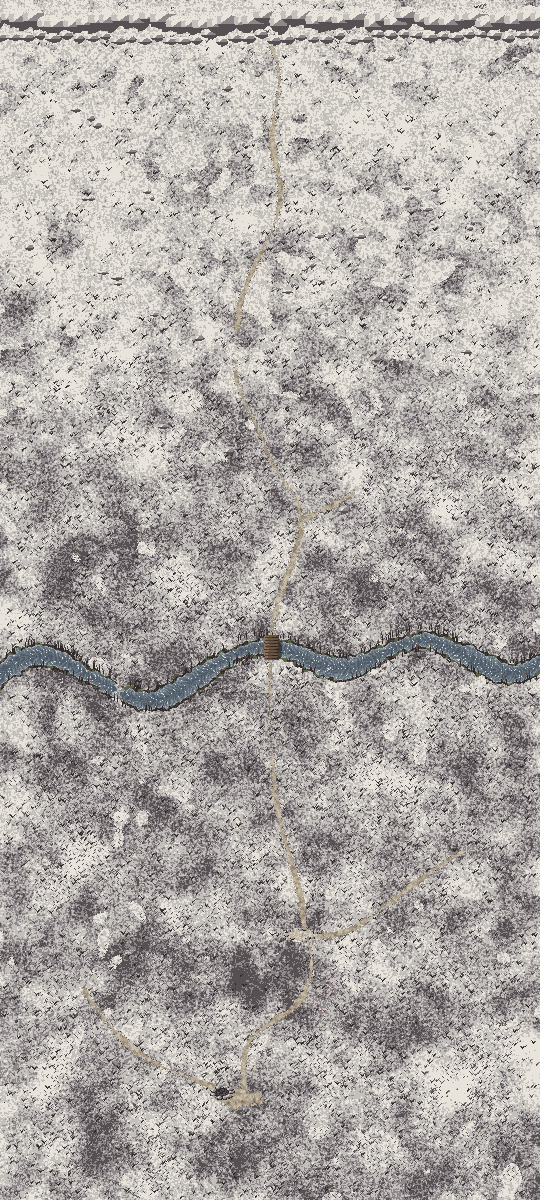
#> input picture assets/world/ground.png, 540 x 1200 px, found by its file name
$ python plan_north.py ../../../assets/world/ground.png ../../../assets/world/flowers.png
#> lines starting #> are read from the running program, lines starting #| are printed output that depends on the picture; after the words box and inside, x2 and y2 are one past the last pixel; in counts of white or black regions, pixels touching at a corner belong together
#!/usr/bin/env python3
"""Plan sketch of the north (Yukimine-toge) for the approval page: the new band above today's world (north
coordinates y 0..HN, today's y 0 = HN) with today's top edge rendered for real underneath.
python3 plan_north.py WORLD_DIR out.png"""
import os
import subprocess
import sys

import numpy as np
from PIL import Image, ImageDraw, ImageFont
from scipy import ndimage as ndi
from scipy.interpolate import splprep, splev

HN = 1200                     # rows the world grows upward
W = 1800
SHOW = 600                    # rows of today's world shown under the plan
S = 0.6                       # output scale

PLACES = {                    # number: (x, y in north coordinates, label)
    1: (275, 1170, 'Felstor'),
    2: (620, 980, 'Nadelwald'),
    3: (330, 860, 'Holzfällerhütte'),
    4: (130, 640, 'Höhle'),
    5: (560, 560, 'Schlucht mit Steg'),
    6: (520, 330, 'Serpentinen'),
    7: (800, 400, 'Aussicht'),
    8: (470, 110, 'Pass'),
    9: (1250, 650, 'Bergsee + Wasserfall'),
    10: (1320, 1050, 'Flussweg'),
}
TRAILS = {
    'kogarashi': [(275, 1200), (282, 1150), (262, 1060), (300, 960), (330, 900)],
    'hoehle': [(300, 830), (240, 760), (170, 700), (140, 660)],
    'schlucht': [(360, 820), (430, 740), (470, 660), (540, 600), (560, 560)],
    'serpentine': [(560, 540), (640, 500), (560, 450), (450, 420), (540, 360), (640, 320), (560, 260),
                   (460, 230), (520, 170), (470, 110)],
    'aussicht': [(640, 500), (720, 470), (800, 420)],
    'see': [(800, 420), (900, 470), (1010, 560), (1120, 640), (1190, 700)],
    'fluss': [(1290, 760), (1330, 900), (1310, 1050), (1350, 1200), (1340, 1500), (1340, 1820)],
}


def curve(pts, n=200):
    p = np.array(pts, float).T
    tck, _ = splprep(p, s=0, k=min(3, len(pts) - 1))
    return np.array(splev(np.linspace(0, 1, n), tck)).T


def noise(h, w, scale, seed):
    r = np.random.default_rng(seed).random((h // 8 + 2, w // 8 + 2))
    n = ndi.zoom(ndi.gaussian_filter(r, scale / 8), 8, order=1)[:h, :w]
    return (n - n.mean()) / (n.std() + 1e-6)


def blob(cx, cy, rx, ry, wob, seed):
    yy, xx = np.mgrid[0:HN, 0:W]
    n = noise(HN, W, 40, seed)
    return ((xx - cx) / rx) ** 2 + ((yy - cy) / ry) ** 2 < 1 + wob * n


def today(d):
    """Today's top rows as they look in the game: ground, flowers, every standing thing (frame 0)."""
    import json
    g = np.array(Image.open(os.path.join(d, 'ground.png')).convert('RGB'))[:SHOW, :W]
    fl = np.array(Image.open(os.path.join(d, 'flowers.png')).convert('RGBA'))[:SHOW, :W]
    m = fl[..., 3] > 0
    g[m] = fl[m][:, :3]
    pil = Image.fromarray(g)
    w = json.load(open(os.path.join(d, 'world.json')))
    root = os.path.join(os.path.dirname(__file__), '..', '..', '..', 'assets', 'world', 'sprites')
    for s in sorted(w['sprites'], key=lambda s: s['foot']):
        if s['y'] > SHOW:
            continue
        p = os.path.join(root, s['name'] + '.png')
        if os.path.exists(p):
            a = Image.open(p).convert('RGBA').crop((0, 0, s['w'], s['h']))
            pil.alpha_composite(a, (s['x'], s['y'])) if pil.mode == 'RGBA' else None
            if pil.mode != 'RGBA':
                pil = pil.convert('RGBA')
                pil.alpha_composite(a, (s['x'], s['y']))
    return np.array(pil.convert('RGB'))


def main(world, out):
    yy, xx = np.mgrid[0:HN, 0:W]
    up = 1 - yy / HN                                                  # 0 at today's edge .. 1 at the top
    img = np.zeros((HN, W, 3))
    snow_lo, snow_hi = np.array([176, 178, 184]), np.array([236, 239, 244])
    img[:] = snow_lo + (snow_hi - snow_lo) * np.clip(up * 1.3, 0, 1)[..., None]
    n1, n2 = noise(HN, W, 60, 1), noise(HN, W, 25, 2)
    rock = n1 + 0.6 * n2 + 5 * (up - 0.62) > 0.3                     # bare rock grows in up the slopes
    peaks = (yy < 250 + 70 * n1) & (np.abs(xx - 480) > 170 + 50 * n2)   # the ridge, open only at the pass
    east = 1 / (1 + np.exp(-(xx - 900) / 90.0))                       # above the dark east wood the needle wood reaches higher
    wood = n1 + 0.5 * n2 > -0.9 + 3.2 * (up - 0.15 - 0.2 * east)      # single firs below thicken into the needle wood
    clearing = blob(330, 860, 120, 85, 0.25, 3)
    lake = blob(1250, 680, 150, 95, 0.18, 4)
    ice = lake & (xx + 0.6 * (yy - 680) < 1220 + 30 * n2)              # half frozen: the west half
    gorge = np.zeros((HN, W), bool)
    gx = np.arange(0, 980)
    gy = 590 + 40 * np.sin(gx / 160.0) - 0.04 * gx + 8 * noise(1, 980 + 16, 8, 5)[0, :980]
    for x, y in zip(gx, gy):
        half = (13 + 6 * np.sin(x / 47.0)) * min(1.0, x / 60.0 + 0.4, (980 - x) / 120.0)   # runs out at its east end
        gorge[int(y - half):int(y + half), x] = True
    path = np.zeros((HN, W), bool)
    im = Image.new('L', (W, HN), 0)
#> im: PIL image 1800x1200 L; every value is 0
    d0 = ImageDraw.Draw(im)
    for k, pts in TRAILS.items():
        c = curve(pts, 400)
        d0.line([tuple(p) for p in c], fill=255, width=9)
    path = np.array(im) > 0
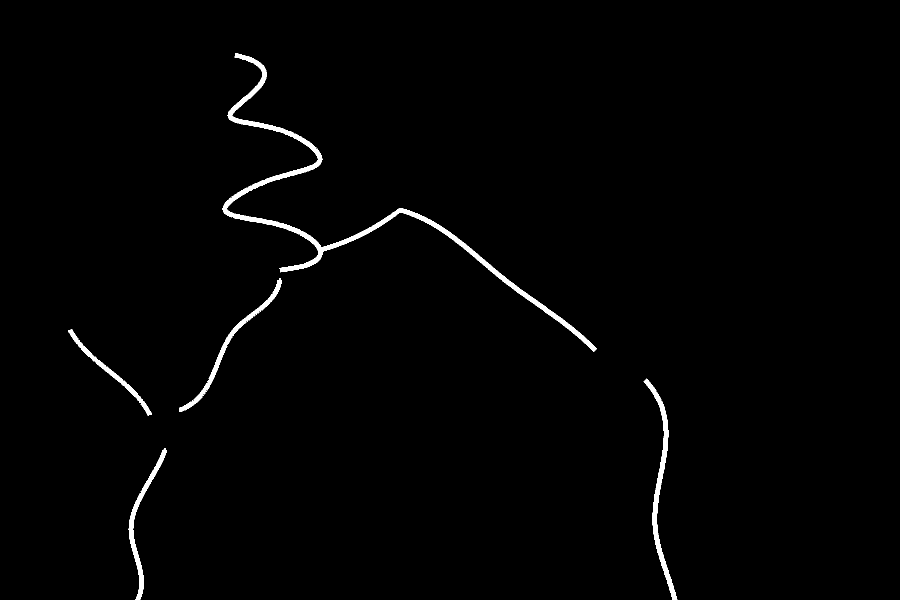
#> path: shape (1200, 1800) bool (shown at 1/2 size); 1.2% white; 5 white regions, box (x1, y1, x2, y2) and area: (445, 106, 1194, 704) 14169, (1287, 757, 1355, 1200) 4130, (358, 556, 564, 824) 2850, (257, 896, 334, 1200) 2809, (136, 658, 304, 832) 1996
    img[wood & ~clearing] = [52, 70, 62]
    img[rock & ~wood] = [118, 120, 128]
    img[peaks] = [92, 94, 104]
    img[peaks & (n2 > 0.4)] = [222, 226, 232]
    img[gorge] = [34, 36, 46]
    img[gorge & (np.abs(yy - np.interp(xx, gx, gy)) < 3)] = [150, 176, 196]   # frozen brook down in it
    img[lake] = [70, 110, 140]
    img[ice] = [186, 210, 226]
    fall = (np.abs(xx - 1250) < 10) & (yy > 520) & (yy < 590)
    img[fall] = [214, 232, 244]
    riv = Image.new('L', (W, HN + SHOW), 0)
#> riv: PIL image 1800x1800 L; every value is 0
    ImageDraw.Draw(riv).line([tuple(p) for p in curve([(1250, 770), (1270, 900), (1230, 1050), (1265, 1200),
                                                        (1260, 1500)], 300)], fill=255, width=16)
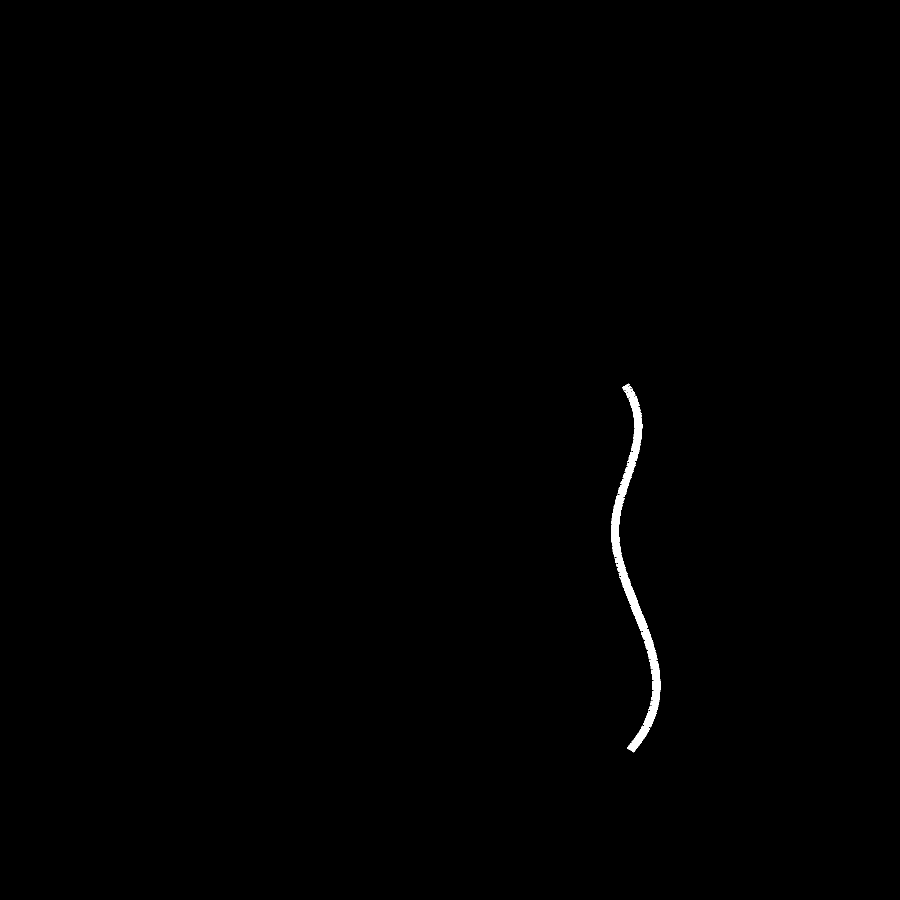
#> riv: PIL image 1800x1800 L (shown at 1/2 size); 0.35% white; 1 white region, box (x1, y1, x2, y2) and area: (1222, 767, 1321, 1505) 11366
    riv = np.array(riv) > 0
    img[riv[:HN] & ~lake] = [70, 110, 140]
    img[ndi.binary_dilation(path, iterations=1)] = [120, 96, 70]
    img[path] = [206, 186, 150]
    plan = np.clip(img, 0, 255).astype(np.uint8)

    b = today(world)
#> in today, `g = np.array(Image.open(os.path.join(d, 'ground.png')).convert('RGB'))..`:
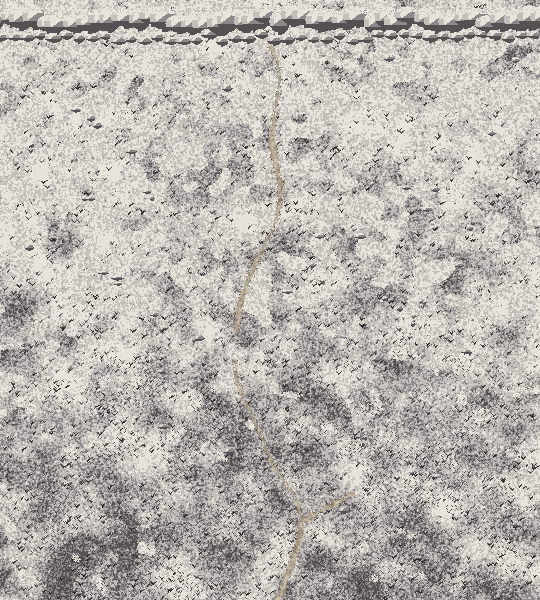
#> g: shape (600, 540, 3); mean R, G, B 186.2, 181.6, 177.4
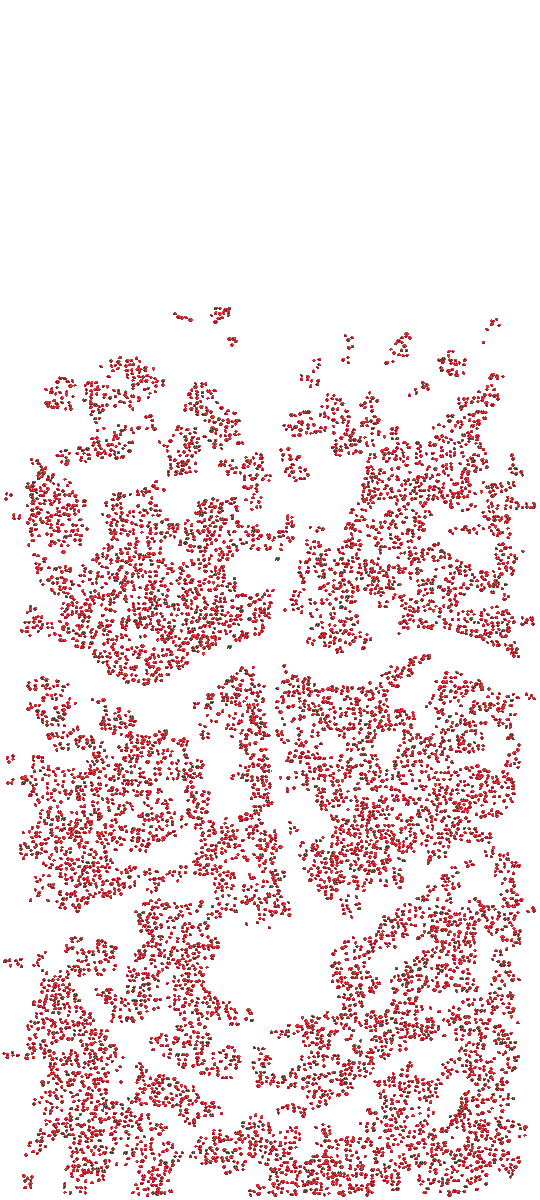
#> input picture assets/world/flowers.png, 540 x 1200 px, found by its file name
#> in today, `fl = np.array(Image.open(os.path.join(d, 'flowers.png')).convert('RGBA..`:
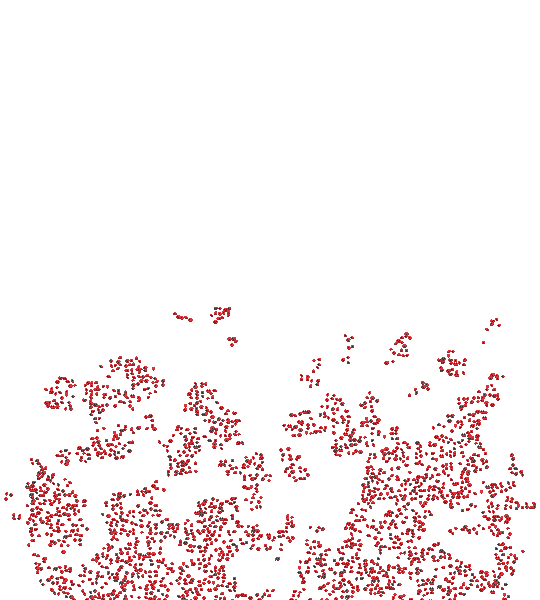
#> fl: shape (600, 540, 4); mean R, G, B, A 12.3, 3.3, 3.7, 17.8; transparent parts drawn white
#> in today, `m = fl[..., 3] > 0`:
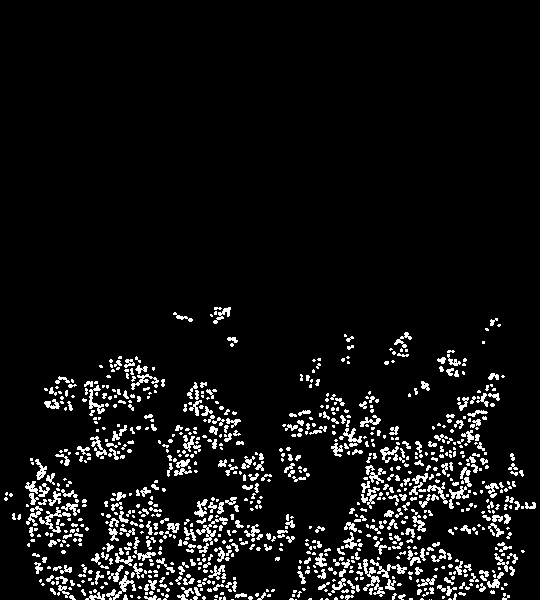
#> m: shape (600, 540) bool; 7% white in thin lines or dots, all inside (x1, y1, x2, y2) = (4, 307, 536, 600)
#> in today, `g[m] = fl[m][:, :3]`:
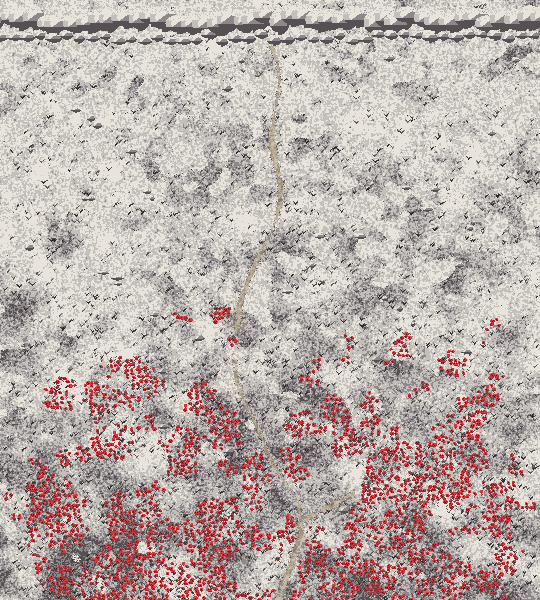
#> g: shape (600, 540, 3); 6.98% of pixels changed, all inside (x1, y1, x2, y2) = (4, 307, 536, 600)
    full = np.concatenate([plan, b], 0)
    pil = Image.fromarray(full)
    d = ImageDraw.Draw(pil)
    d.line([(0, HN), (W, HN)], fill=(196, 60, 52), width=4)
    f = ImageFont.truetype('/system/fonts/Roboto-Regular.ttf', 34)
    fb = ImageFont.truetype('/system/fonts/Roboto-Regular.ttf', 32)
    tw = d.textlength('heutiger Rand der Welt', font=f)
    d.rectangle([8, HN + 8, 24 + tw, HN + 52], fill=(30, 28, 32))
    d.text((16, HN + 10), 'heutiger Rand der Welt', fill=(255, 220, 210), font=f)
    for n, (x, y, label) in PLACES.items():
        d.ellipse([x - 24, y - 24, x + 24, y + 24], fill=(196, 60, 52), outline=(30, 20, 20), width=3)
        tw = d.textlength(str(n), font=fb)
        d.text((x - tw / 2, y - 18), str(n), fill=(255, 255, 255), font=fb)
    # the Steinbruecke of the east wood the river path ends at
    bx, by = 1340, HN + 620
    if by < HN + SHOW:
        d.ellipse([bx - 18, by - 18, bx + 18, by + 18], outline=(255, 255, 255), width=4)
    pil = pil.resize((int(W * S), int((HN + SHOW) * S)), Image.LANCZOS)
    pil.save(out)


if __name__ == '__main__':
#> (the run stopped early here; a loop or call above may not have finished)
